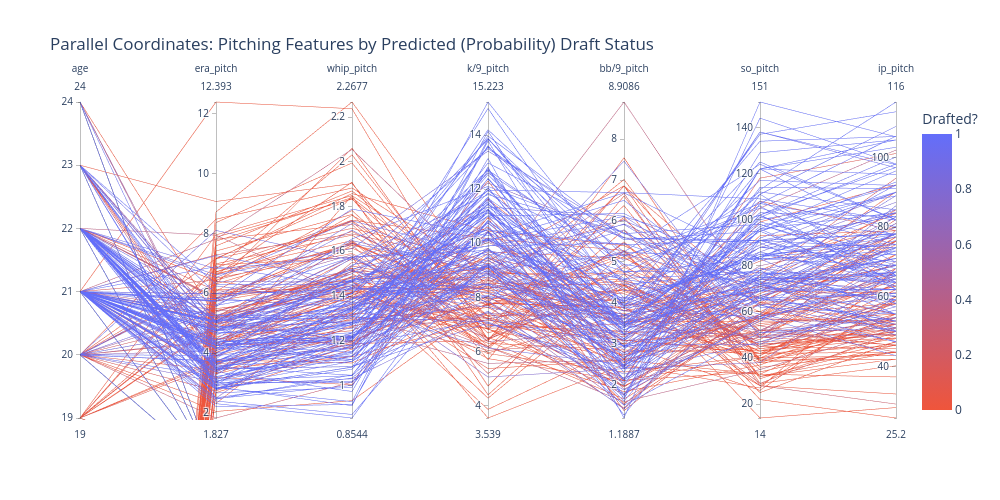

Notebook code cell kept with this figure:
### Code cell
# Pick the features on the PCP axes
pcp_features = ['age', 'era_pitch', 'whip_pitch', 'k/9_pitch', 'bb/9_pitch', 'so_pitch', 'ip_pitch']

pcp_df = pd.DataFrame(X_test[pcp_features].values, columns=pcp_features)
pcp_df['Drafted?'] = y_proba[:len(pcp_df)]

fig = px.parallel_coordinates(
    pcp_df,
    color='Drafted?',
    dimensions=pcp_features,
    color_continuous_scale=['#EF553B', '#636EFA'],
    title='Parallel Coordinates: Pitching Features by Predicted (Probability) Draft Status'
)

fig.update_layout(width=1000, height=500)
fig.show()

### Figure 1 — Plotly figure (JSON) as saved in the notebook; plotly's stock layout.template omitted (floating-point values rounded to 4 significant figures; data arrays with more than 128 entries replaced by an {"elided": "..."} marker saying what was removed)
{"data": [{"dimensions": [{"label": "age", "values": {"elided": "576 float values"}}, {"label": "era_pitch", "values": {"elided": "576 float values"}}, {"label": "whip_pitch", "values": {"elided": "576 float values"}}, {"label": "k/9_pitch", "values": {"elided": "576 float values"}}, {"label": "bb/9_pitch", "values": {"elided": "576 float values"}}, {"label": "so_pitch", "values": {"elided": "576 float values"}}, {"label": "ip_pitch", "values": {"elided": "576 float values"}}], "domain": {"x": [0.0, 1.0], "y": [0.0, 1.0]}, "line": {"color": {"elided": "576 float values"}, "coloraxis": "coloraxis"}, "name": "", "type": "parcoords"}], "layout": {"coloraxis": {"colorbar": {"title": {"text": "Drafted?"}}, "colorscale": [[0.0, "#EF553B"], [1.0, "#636EFA"]]}, "height": 500, "legend": {"tracegroupgap": 0}, "title": {"text": "Parallel Coordinates: Pitching Features by Predicted (Probability) Draft Status"}, "width": 1000}}
